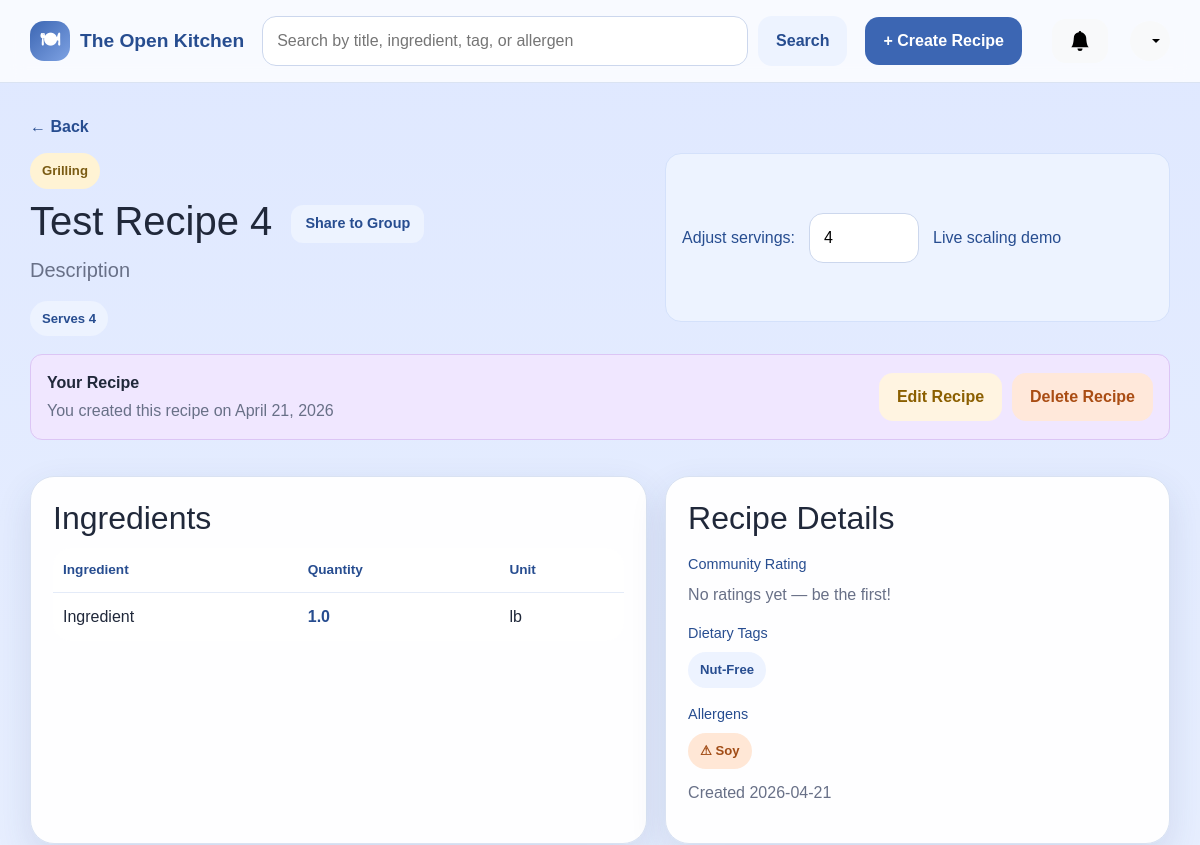
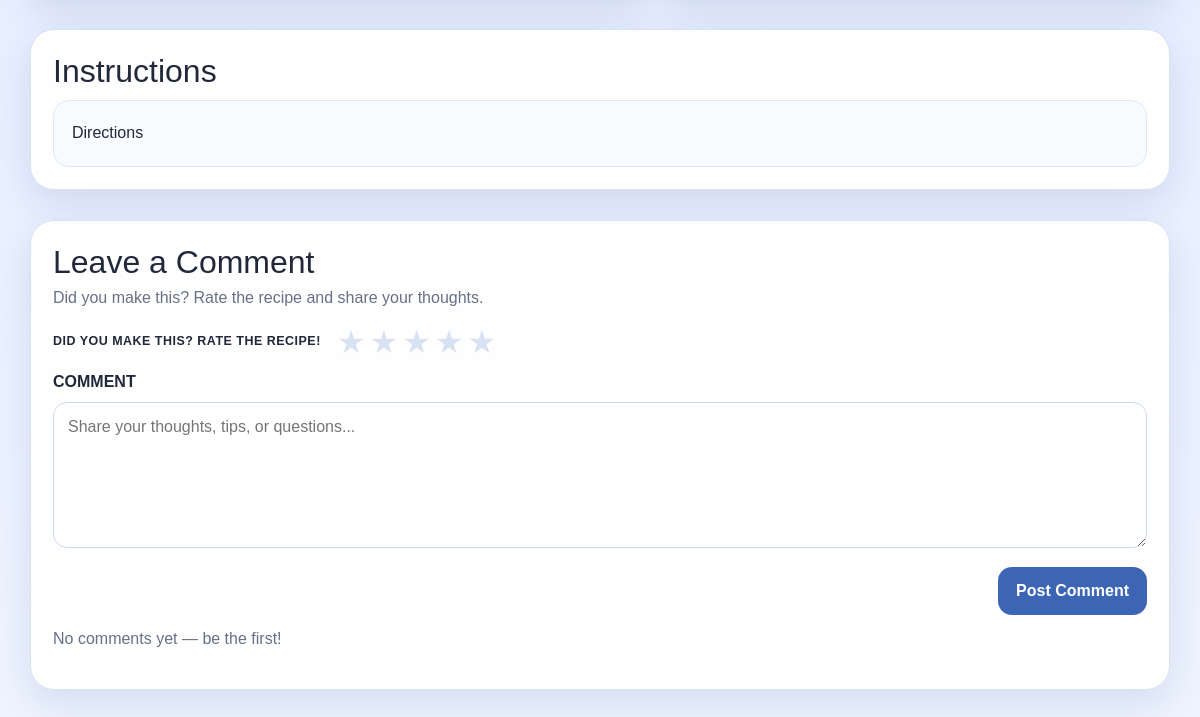
The app's page /recipe/10 (signed in), older data (2 pictures, top to bottom).
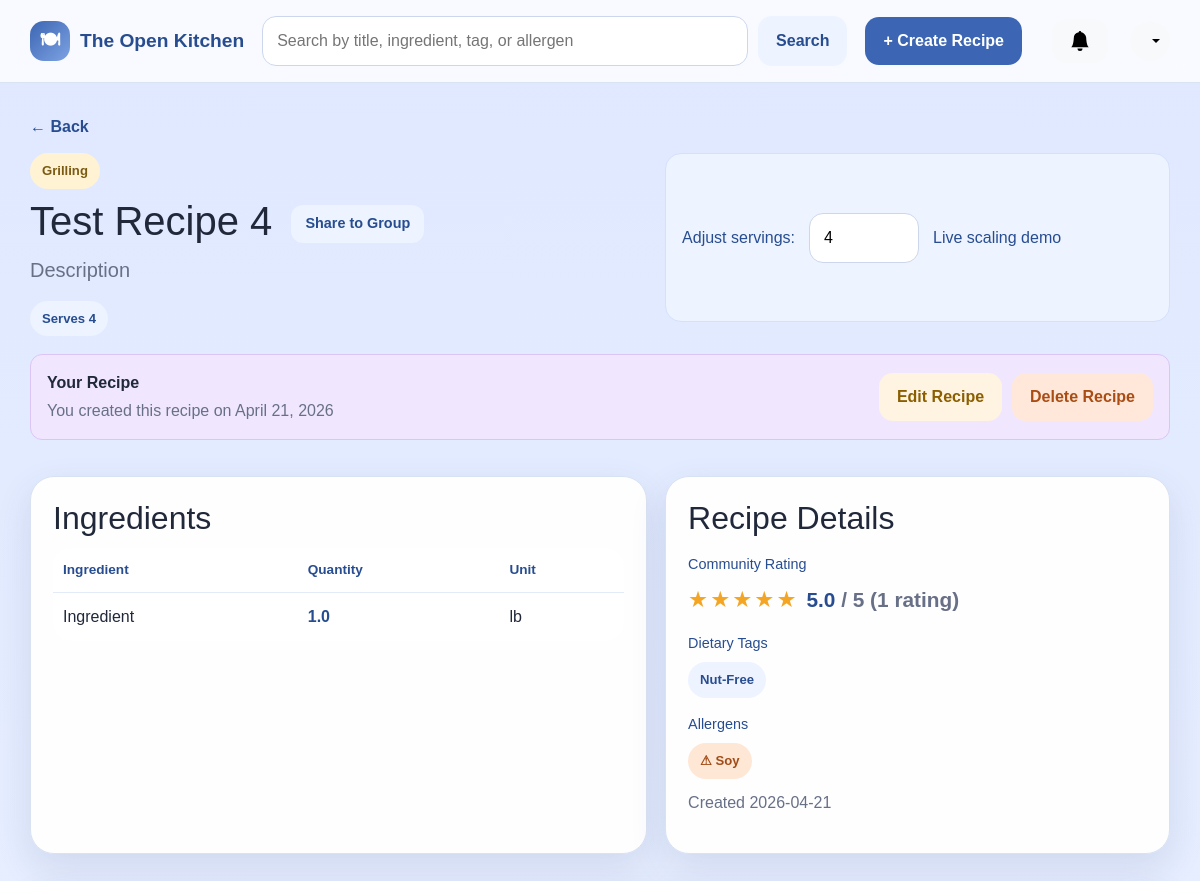
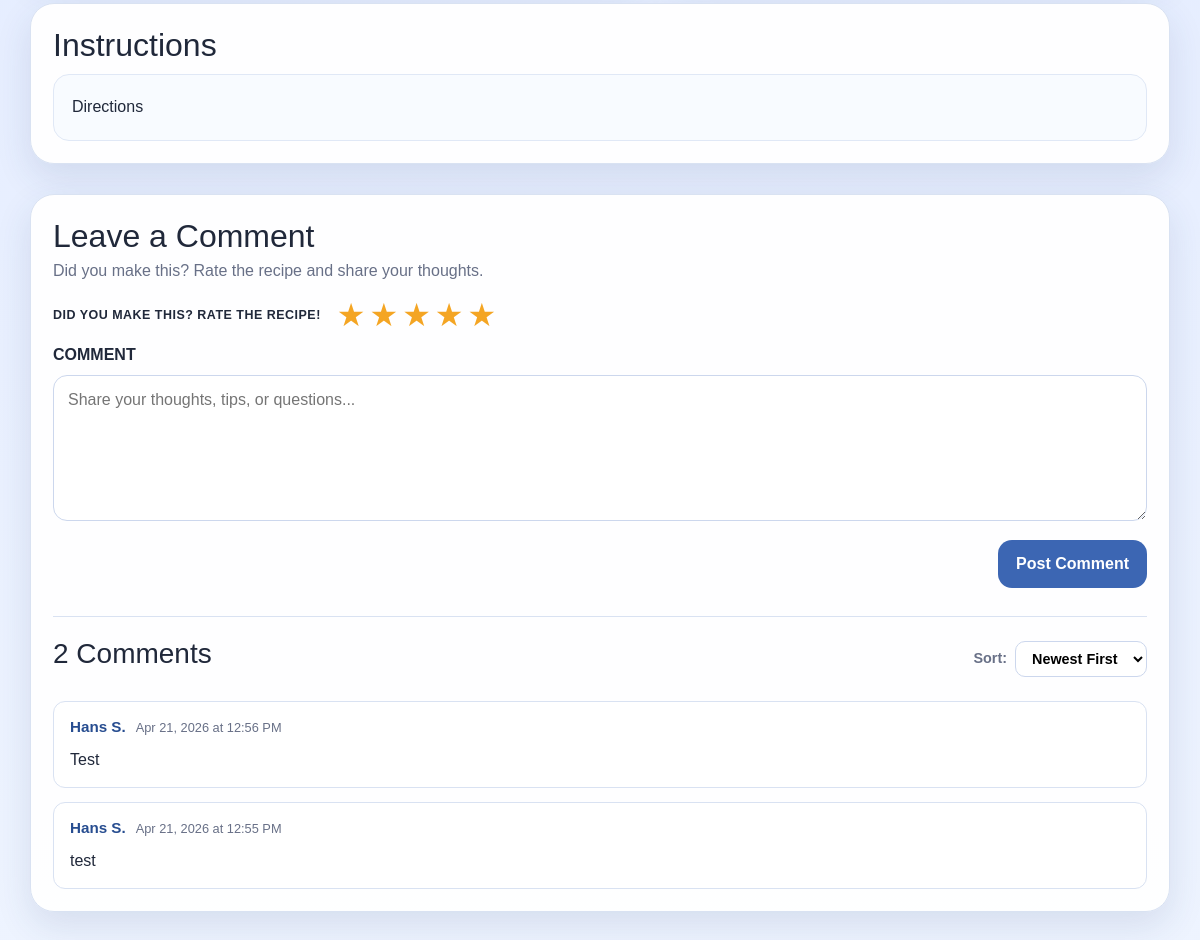
The same page, newer data (2 pictures, top to bottom).
### app/models.py (models this page shows, shortened)
class RecipeCategory(db.Model):
    __tablename__ = 'recipe_categories'
    id = db.Column(db.Integer, primary_key=True)
    recipeID = db.Column(db.Integer, db.ForeignKey('recipes.id'), nullable=False)
    categoryID = db.Column(db.Integer, db.ForeignKey('categories.id'), nullable=False)
    category = db.relationship('Category', backref='recipe_categories')

class Category(db.Model):
    __tablename__ = 'categories'
    id = db.Column(db.Integer, primary_key=True)
    name = db.Column(db.String(32), unique=True, nullable=False)

class Recipe(db.Model):
    __tablename__ = 'recipes'
    id = db.Column(db.Integer, primary_key=True)
    authorID = db.Column(db.Integer, db.ForeignKey('users.id'), nullable=False)
    title = db.Column(db.String(150), nullable=False)
    description = db.Column(db.Text, nullable=True)
    instructions = db.Column(db.Text, nullable=False)
    forkedFrom = db.Column(db.Integer, db.ForeignKey('recipes.id'), nullable=True)
    baseServings = db.Column(db.Integer, nullable=False)
    prepTime = db.Column(db.Integer, nullable=True)
    cookTime = db.Column(db.Integer, nullable=True)
    dateCreated = db.Column(db.DateTime, nullable=False, default=datetime.now)
    ingredients = db.relationship('Ingredient', backref='recipe', lazy=True, cascade='all, delete-orphan')
    categories = db.relationship('RecipeCategory', backref='recipe', lazy=True, cascade='all, delete-orphan')
    dietary_tags = db.relationship('RecipeDietaryTag', backref='recipe', lazy=True, cascade='all, delete-orphan')
    allergens = db.relationship('RecipeAllergen', backref='recipe', lazy=True, cascade='all, delete-orphan')

class Ingredient(db.Model):
    __tablename__ = 'ingredients'
    id = db.Column(db.Integer, primary_key=True)
    recipeID = db.Column(db.Integer, db.ForeignKey('recipes.id'), nullable=False)
    unitID = db.Column(db.Integer, db.ForeignKey('measurement_units.id'), nullable=False)
    name = db.Column(db.String(32), nullable=False)
    quantity = db.Column(db.Float, nullable=False)

class MeasurementUnit(db.Model):
    __tablename__ = 'measurement_units'
    id = db.Column(db.Integer, primary_key=True)
    name = db.Column(db.String(32), unique=True, nullable=False)
    abbreviation = db.Column(db.String(32), unique=True, nullable=False)
    system = db.Column(db.String(32), nullable=False)
    isActive = db.Column(db.Boolean, default=True)
    ingredients = db.relationship('Ingredient', backref='unit', lazy=True)

class RecipeDietaryTag(db.Model):
    __tablename__ = 'recipe_dietary_tags'
    id = db.Column(db.Integer, primary_key=True)
    recipeID = db.Column(db.Integer, db.ForeignKey('recipes.id'), nullable=False)
    dietaryTagID = db.Column(db.Integer, db.ForeignKey('dietary_tags.id'), nullable=False)
    dietaryTag = db.relationship('DietaryTag', backref='recipe_dietary_tags')

class DietaryTag(db.Model):
    __tablename__ = 'dietary_tags'
    id = db.Column(db.Integer, primary_key=True)
    name = db.Column(db.String(32), unique=True, nullable=False)

class RecipeAllergen(db.Model):
    __tablename__ = 'recipe_allergens'
    id = db.Column(db.Integer, primary_key=True)
    recipeID = db.Column(db.Integer, db.ForeignKey('recipes.id'), nullable=False)
    allergenID = db.Column(db.Integer, db.ForeignKey('allergens.id'), nullable=False)
    allergen = db.relationship('Allergen', backref='recipe_allergens')

class Allergen(db.Model):
    __tablename__ = 'allergens'
    id = db.Column(db.Integer, primary_key=True)
    name = db.Column(db.String(32), unique=True, nullable=False)

class Comment(db.Model):
    __tablename__ = 'comments'
    id = db.Column(db.Integer, primary_key=True)
    recipeID = db.Column(db.Integer, db.ForeignKey('recipes.id'), nullable=False)
    userID = db.Column(db.Integer, db.ForeignKey('users.id'), nullable=False)
    content = db.Column(db.Text, nullable=True)
    dateCreated = db.Column(db.DateTime, nullable=False, default=datetime.now)

### app/routes.py (the view)
@app.route('/recipe/<int:recipe_id>')
def view_recipe(recipe_id):
    uid = current_user_id()
    user = get_current_user()
    recipe = Recipe.query.get_or_404(recipe_id)
    ingredients = Ingredient.query.filter_by(recipeID=recipe_id).all()
    categories = RecipeCategory.query.filter_by(recipeID=recipe_id).all()
    dietary_tags = RecipeDietaryTag.query.filter_by(recipeID=recipe_id).all()
    allergens = RecipeAllergen.query.filter_by(recipeID=recipe_id).all()
    avg_rating, rating_count = _get_avg_rating(recipe_id)
    user_rating = Rating.query.filter_by(recipeID=recipe_id, userID=uid).first() if uid else None
    is_saved = False
    if uid:
        is_saved = SavedRecipe.query.filter_by(userID=uid, recipeID=recipe_id).first() is not None
    sort = request.args.get('sort', 'newest')
    order = Comment.dateCreated.asc() if sort == 'oldest' else Comment.dateCreated.desc()
    comments = Comment.query.filter_by(recipeID=recipe_id).order_by(order).all()
    for c in comments:
        c.author_name = _comment_author(c)
    toast_notif = None
    toast_id = session.pop('toast_notification_id', None)
    if toast_id:
        toast_notif = Notification.query.get(toast_id)
    memberships = GroupMember.query.filter_by(userID=uid).all() if uid else []
    return render_template(
        'view_recipe.html',
        recipe=recipe,
        current_user=user,
        ingredients=ingredients,
        categories=categories,
        dietary_tags=dietary_tags,
        allergens=allergens,
        avg_rating=avg_rating,
        rating_count=rating_count,
        user_rating=user_rating,
        is_saved=is_saved,
        comments=comments,
        sort=sort,
        toast_notif=toast_notif,
        memberships=memberships,
    )

### app/templates/view_recipe.html (shortened to what this page needs)
{% extends "base.html" %}
{% block content %}
<a href="javascript:void(0)" onclick="goBack()" class="back-link">← Back</a>
<section class="recipe-view-shell">
    <div class="recipe-hero">
        <div>
            <div class="pill-row push-bottom-small">
                {% for rc in categories %}
                <span class="mini-pill">{{ rc.category.name }}</span>
                {% endfor %}
            </div>
            <h1>
                {{ recipe.title }}
                <button type="button" class="btn btn-secondary btn-sm ms-2"
                        data-bs-toggle="modal" data-bs-target="#shareToGroupModal">
                    Share to Group
                </button>
            </h1>
            <p class="lead">{{ recipe.description or 'A saved Open Kitchen recipe.' }}</p>
            <div class="pill-row push-top-small">
                <span class="pill">Serves {{ recipe.baseServings }}</span>
            </div>
        </div>
        <div class="scale-preview-box compact-view">
            <label for="adjustServings">Adjust servings:</label>
            <input type="number" id="adjustServings" min="1" value="{{ recipe.baseServings }}" oninput="scaleIngredients(this.value)">
            <span>Live scaling demo</span>
        </div>
    </div>
    {% if current_user and current_user.id != recipe.authorID %}
    <div style="margin-bottom: 18px; padding: 16px; background: #edf3ff; border: 1px solid #d4e1fb; border-radius: var(--radius-sm); display: flex; align-items: center; justify-content: space-between; gap: 16px;">
        <div>
            <p style="margin: 0; color: var(--text); font-weight: 600;">Like this recipe?</p>
            <p class="muted-small" style="margin: 4px 0 0 0;">Fork it to your account and customize it, or save it to your profile</p>
        </div>
        <div style="display: flex; gap: 10px;">
            <form method="POST" action="{{ url_for('fork_recipe', recipe_id=recipe.id) }}" style="margin: 0;">
                <button type="submit" class="btn btn-primary">Fork Recipe</button>
            </form>
            <form method="POST" action="{{ url_for('save_recipe', recipe_id=recipe.id) }}" style="margin: 0;">
                <button type="submit" class="btn {% if is_saved %}btn-secondary{% else %}btn-light{% endif %}" style="{% if is_saved %}background: #d4ffd4; color: #166b16; border: 1px solid #b1f1b1;{% endif %}">
                    {% if is_saved %}Saved{% else %}Save{% endif %}
                </button>
            </form>
        </div>
    </div>
    {% elif current_user and current_user.id == recipe.authorID %}
    <div style="margin-bottom: 18px; padding: 16px; background: #f0e7ff; border: 1px solid #dcc5f5; border-radius: var(--radius-sm); display: flex; align-items: center; justify-content: space-between; gap: 16px;">
        <div>
            <p style="margin: 0; color: var(--text); font-weight: 600;">Your Recipe</p>
            <p class="muted-small" style="margin: 4px 0 0 0;">You created this recipe on {{ recipe.dateCreated.strftime('%B %d, %Y') }}</p>
        </div>
        <div style="display: flex; gap: 10px;">
            <a href="{{ url_for('edit_recipe', recipe_id=recipe.id) }}" class="btn" style="background: #fff4e1; color: #8b5f00; border: none; cursor: pointer; padding: 12px 18px; border-radius: 14px; font-weight: 700;">Edit Recipe</a>
            <form method="POST" action="{{ url_for('delete_recipe', recipe_id=recipe.id) }}" style="margin: 0;" onsubmit="return confirm('Delete this recipe? This action cannot be undone.')">
                <button type="submit" class="btn" style="background: #ffe8da; color: #aa4d14; border: none; cursor: pointer; padding: 12px 18px; border-radius: 14px; font-weight: 700;">Delete Recipe</button>
            </form>
        </div>
    </div>
    {% endif %}
    <div class="content-grid">
        <article class="panel-card" id="ingredients-section">
            <h2>Ingredients</h2>
            <table class="ingredient-table view-mode">
                <thead>
                    <tr>
                        <th>Ingredient</th>
                        <th>Quantity</th>
                        <th>Unit</th>
                    </tr>
                </thead>
                <tbody>
                    {% for ing in ingredients %}
                    <tr>
                        <td>{{ ing.name }}</td>
                        <td><span class="scaled-qty" data-base="{{ ing.quantity }}">{{ ing.quantity }}</span></td>
                        <td>{{ ing.unit.abbreviation }}</td>
                    </tr>
                    {% endfor %}
                </tbody>
            </table>
        </article>
        <article class="panel-card">
            <h2>Recipe Details</h2>
            <h3 class="tiny-heading">Community Rating</h3>
            <div class="avg-rating-display">
                {% if avg_rating %}
                    <div class="star-display" aria-label="{{ avg_rating }} out of 5 stars">
                        {% for i in range(1, 6) %}
                            {% if i <= avg_rating|round(0, 'floor')|int %}
                                <span class="star filled">★</span>
                            {% elif i - 0.5 <= avg_rating %}
                                <span class="star half">★</span>
                            {% else %}
                                <span class="star empty">★</span>
                            {% endif %}
                        {% endfor %}
                    </div>
                    <span class="avg-score">{{ avg_rating }}<span class="muted-small"> / 5 ({{ rating_count }} rating{{ 's' if rating_count != 1 }})</span></span>
                {% else %}
                    <span class="muted-small">No ratings yet — be the first!</span>
                {% endif %}
            </div>
            {% if dietary_tags %}
            <h3 class="tiny-heading">Dietary Tags</h3>
            <div class="pill-row push-bottom-small">
                {% for dt in dietary_tags %}
                <span class="pill">{{ dt.dietaryTag.name }}</span>
                {% endfor %}
            </div>
            {% endif %}
            {% if allergens %}
            <h3 class="tiny-heading">Allergens</h3>
            <div class="pill-row">
                {% for ra in allergens %}
                <span class="pill allergen-pill">⚠ {{ ra.allergen.name }}</span>
                {% endfor %}
            </div>
            {% endif %}
            <p class="muted-small push-top">Created {{ recipe.dateCreated.strftime('%Y-%m-%d') }}</p>
        </article>
    </div>
    <article class="panel-card push-top" id="instructions-section">
        <h2>Instructions</h2>
        <div class="instructions-box">{{ recipe.instructions }}</div>
    </article>
    <article class="panel-card push-top" id="comments-section">
        <div class="leave-comment-wrap">
            <h2>Leave a Comment</h2>
            <p class="muted-small">Did you make this? Rate the recipe and share your thoughts.</p>
            <form method="POST" action="{{ url_for('post_comment', recipe_id=recipe.id) }}">
                <div class="leave-comment-rating-row">
                    <span class="leave-comment-rate-label">DID YOU MAKE THIS? RATE THE RECIPE!</span>
                    <div class="star-picker" id="starPicker">
                        {% for i in range(1, 6) %}
                        <label class="star-label" title="{{ i }} star{{ 's' if i != 1 }}">
                            <span class="star-icon {% if user_rating and i <= user_rating.stars %}active{% endif %}">★</span>
                        </label>
                        {% endfor %}
                    </div>
                </div>
                <div class="field-block push-top">
                    <label for="commentText">COMMENT</label>
                    <textarea id="commentText" name="content" rows="5" placeholder="Share your thoughts, tips, or questions..."></textarea>
                </div>
                <div class="comment-form-actions push-top">
                    <button type="submit" class="btn btn-primary">Post Comment</button>
                </div>
            </form>
        </div>
        {% if comments %}
        <div class="comments-divider"></div>
        <div class="comments-header">
            <h3>{{ comments|length }} Comment{{ 's' if comments|length != 1 }}</h3>
            <div class="sort-control">
                <label for="sortComments">Sort:</label>
                <select id="sortComments" onchange="window.location = '?sort=' + this.value + '#comments-section'">
                    <option value="newest" {% if sort == 'newest' %}selected{% endif %}>Newest First</option>
                </select>
            </div>
        </div>
        <div class="comments-list">
            {% for comment in comments %}
            <div class="comment-item">
                <div class="comment-meta">
                    <span class="comment-author">{{ comment.author_name }}</span>
                    <span class="comment-date">{{ comment.dateCreated.strftime('%b %d, %Y at %I:%M %p') }}</span>
                </div>
                <p class="comment-body">{{ comment.content }}</p>
            </div>
            {% endfor %}
        </div>
        {% else %}
        <p class="muted-small push-top">No comments yet — be the first!</p>
        {% endif %}
    </article>
</section>
{% endblock %}

Row changes from the older to the newer data that the page shows:
added Comment: author_name "Hans S.", dateCreated "Apr 21, 2026 at 12:56 PM", content "Test"
added Comment: author_name "Hans S.", dateCreated "Apr 21, 2026 at 12:55 PM", content "test"
Text that changed along with them:
{{ avg_rating }}: (not shown) → "5.0"
{{ rating_count }}: (not shown) → "1"
{{ comments|length }}: (not shown) → "2"
{{ 's' if comments|length != 1 }}: (not shown) → "s"
form field value: (not shown) → "Newest First"
text no longer shown: "No ratings yet — be the first! No comments yet — be the first!"
text now shown: "/ 5 ( rating ) Comment Sort:"
